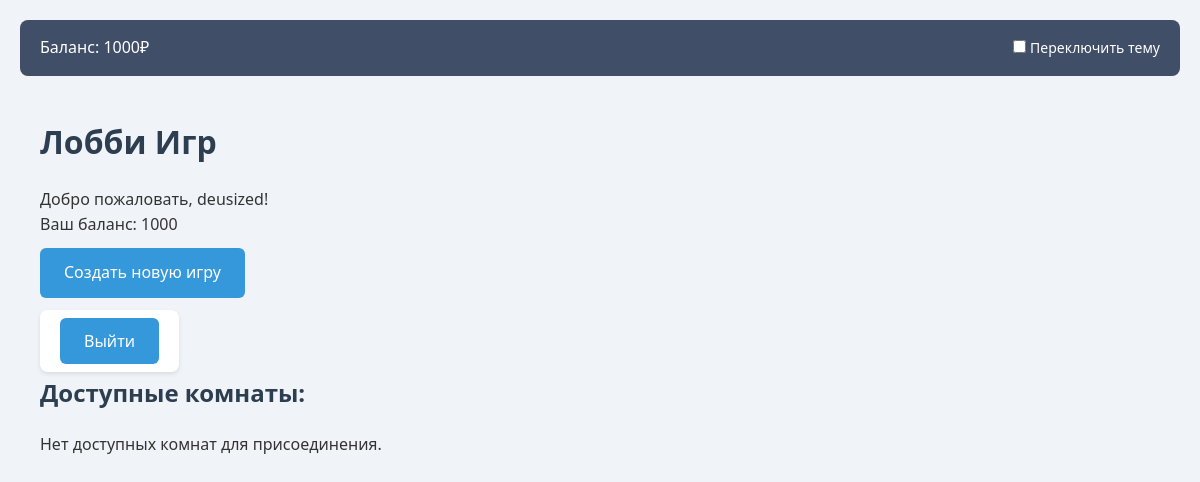
The page / (signed in) on the database its author committed.
### players/models.py (models this page shows, shortened)
class Player(AbstractUser):
    cash = models.IntegerField(default=1000)
    current_room = models.ForeignKey(
        'game.GameRoom',
        null=True,
        blank=True,
        on_delete=models.SET_NULL,
        related_name='current_players_in_room'
    )
    games_played = models.IntegerField(default=0)
    games_won = models.IntegerField(default=0)

### game/views.py (the view)
# urls.py: path('', views.lobby_view, name='lobby'),
@login_required
def lobby_view(request):
    rooms = GameRoom.objects.filter(status=GameRoom.STATUS_WAITING)\
                            .annotate(players_count=Count('players'))\
                            .filter(players_count__lt=models.F('max_players'))\
                            .exclude(players=request.user)\
                            .order_by('-created_at')[:20]
    context = {
        'rooms': rooms,
        'user_balance': request.user.cash,
    }
    return render(request, 'game/lobby.html', context)

### templates/game/lobby.html (shortened to what this page needs)
{% extends "base.html" %}
{% block content %}
    <h1>Лобби Игр</h1>
    <p>Добро пожаловать, {{ user.username }}!</p>
    <p>Ваш баланс: {{ user.cash }}</p>
    <p>
        <a href="{% url 'game:create_room' %}" class="btn">Создать новую игру</a>
        <form action="{% url 'logout' %}" method="POST" style="display: inline;">
            <button type="submit" class="btn">Выйти</button>
        </form>
    </p>
    <h2>Доступные комнаты:</h2>
    {% if rooms %}
        <ul>
        {% for room in rooms %}
            <li>
                <strong>{{ room.name }}</strong> (Создатель: {{ room.creator.username }})
                <br>
                Игроков: {{ room.players.count }}/{{ room.max_players }}
                <br>
                Ставка: {{ room.bet_amount }}
                <form action="{% url 'game:join_game' room.id %}" method="POST" style="display: inline;">
                    {% csrf_token %}
                    <button type="submit" class="btn-join">Присоединиться</button>
                </form>
            </li>
            <hr>
        {% empty %}
            <li>Нет доступных комнат для присоединения.</li>
        {% endfor %}
        </ul>
    {% else %}
        <p>Нет доступных комнат для присоединения.</p>
    {% endif %}
{% endblock %}

### templates/base.html (shortened to what this page needs)
{% load static %}
<!DOCTYPE html>
<html lang="ru">
<head>
    <link rel="stylesheet" href="{% static 'css/main.css' %}">
</head>
<body class="{% block body_class %}{% endblock %}">
    <header>
        {% block header %}
        <div class="balance">
            Баланс: <span id="user-balance">{{ request.user.cash|default:0 }}</span>₽
        </div>
        <div class="theme-toggle">
            <label>
                <input type="checkbox" id="theme-switch">
                Переключить тему
            </label>
        </div>
        {% endblock %}
    </header>
    <main>
        {% block content %}{% endblock %}
    </main>
</body>
</html>

### static/css/main.css (style rules this page uses)
* { margin: 0; padding: 0; box-sizing: border-box; font-family: 'Segoe UI', Tahoma, Geneva, Verdana, sans-serif; }
body { background-color: #f0f4f8; color: #333; line-height: 1.6; padding: 20px; }
header { background-color: #404e67; color: white; padding: 15px 20px; display: flex; justify-content: space-between; align-items: center; border-radius: 8px; margin-bottom: 20px; }
header .balance { font-size: 16px; }
header .theme-toggle { font-size: 14px; }
main { max-width: 1200px; margin: 0 auto; padding: 20px; }
h1, h2 { color: #2c3e50; margin-bottom: 20px; }
.btn { display: inline-block; background-color: #3498db; color: white; padding: 12px 24px; margin: 10px 0; border: none; border-radius: 6px; cursor: pointer; text-decoration: none; font-size: 16px; transition: background-color 0.3s; }
form { background: white; padding: 20px; border-radius: 8px; box-shadow: 0 2px 4px rgba(0,0,0,0.1); max-width: 500px; margin: 0 auto; }
a { color: #3498db; text-decoration: none; }

### rows shown on the page
Player: user.cash "1000", username "deusized", cash "1000"
